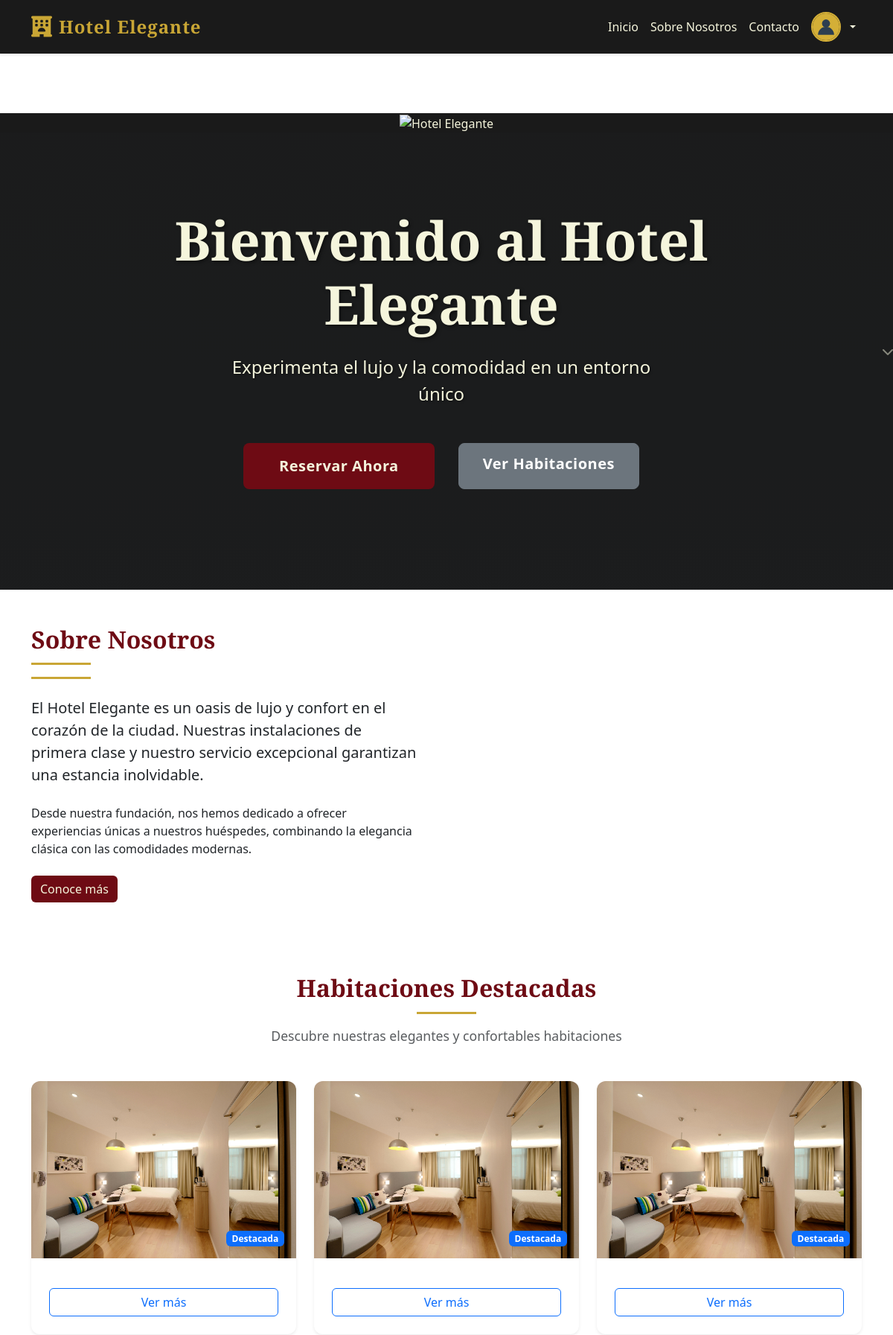
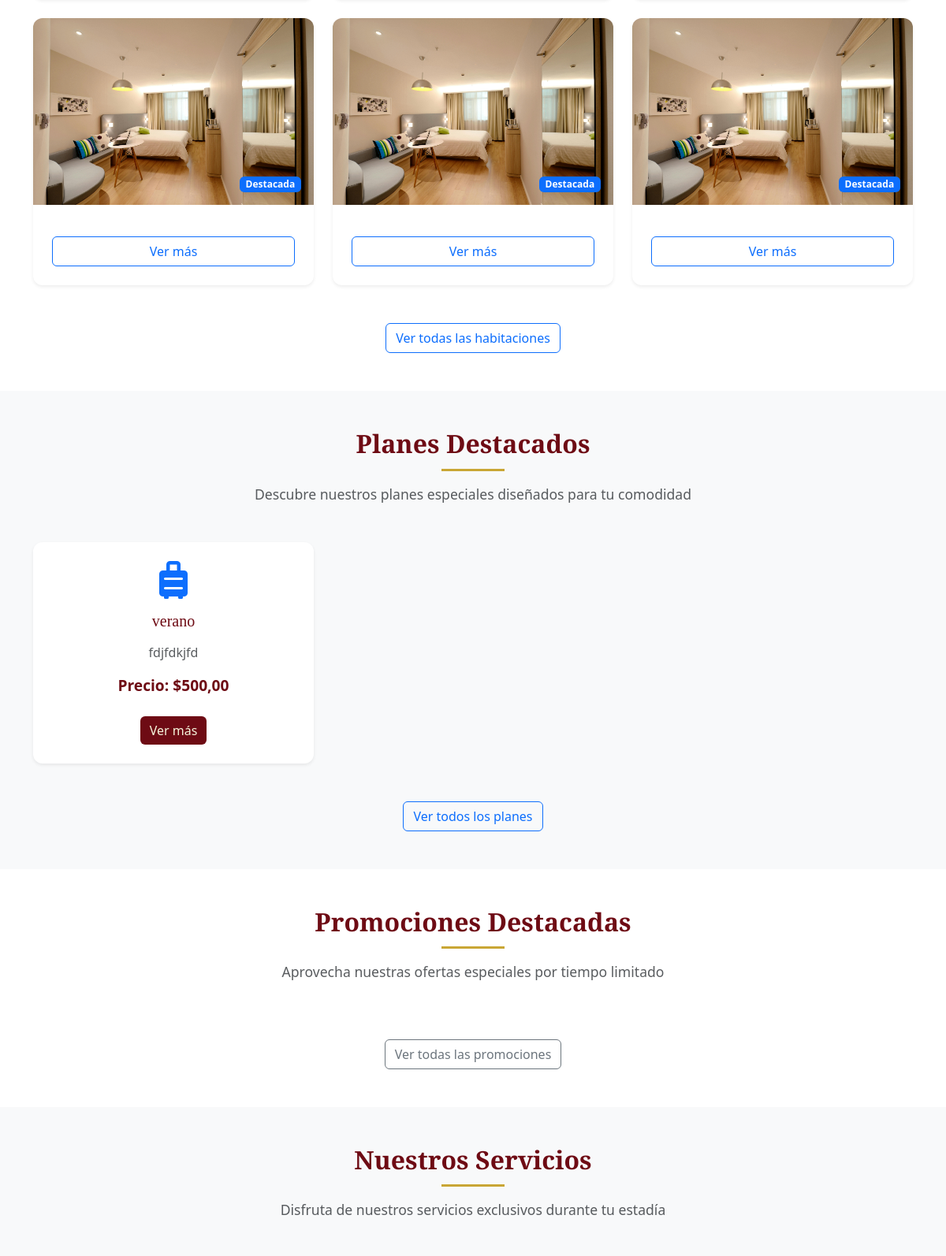
The app's page / (signed in, upper part) with its own data (2 pictures, top to bottom).
### habitaciones/models.py (models this page shows, shortened)
class Habitacion(models.Model):
    numero = models.CharField(max_length=10, unique=True, help_text="Número o identificador de la habitación")
    tipo_habitacion = models.ForeignKey(TipoHabitacion, on_delete=models.CASCADE, related_name='habitaciones')
    disponible = models.BooleanField(default=True, help_text="Si la habitación está disponible para uso")
    en_mantenimiento = models.BooleanField(default=False, help_text="Si la habitación está en mantenimiento")
    observaciones = models.TextField(blank=True, null=True, help_text="Observaciones específicas de esta habitación")
    class Meta:
        verbose_name = "Habitación"
        verbose_name_plural = "Habitaciones"
        ordering = ['numero']

### administracion/models.py (models this page shows, shortened)
class Plan(models.Model):
    nombre = models.CharField(max_length=100, unique=True)
    descripcion = models.TextField()
    precio = models.DecimalField(max_digits=10, decimal_places=2, validators=[MinValueValidator(0)])
    imagen = models.ImageField(upload_to='planes/', null=True, blank=True)
    habitacion = models.ForeignKey(Habitacion, on_delete=models.CASCADE)  # Habitación asociada al plan
    class Meta:
        ordering = ["nombre"]

### hotel/views.py (the view)
# urls.py: path('', views.index, name='index'),
def index(request):
    if 'numero_huespedes' in request.session:
        del request.session['numero_huespedes']
    if 'fecha_entrada' in request.session:
        del request.session['fecha_entrada']
    if 'fecha_salida' in request.session:
        del request.session['fecha_salida']
    if 'habitacion_id' in request.session:
        del request.session['habitacion_id']
    planes = Plan.objects.all()[:3]
    promociones = Promocion.objects.all()[:3]
    habitaciones = Habitacion.objects.all()[:6]
    servicios = Servicio.objects.all()  # Podés limitar con [:6] si querés
    context = {
        'planes': planes,
        'promociones': promociones,
        'habitaciones': habitaciones,
        'servicios': servicios
    }
    return render(request, 'index.html', context)

### administracion/permissions.py (called while the page is built, shortened)
def obtener_roles_usuario(usuario):
    if not usuario.is_authenticated:
        return []
    return UsuarioRol.objects.filter(
        usuario=usuario,
        activo=True,
        rol__activo=True
    ).select_related('rol')

def es_super_admin(usuario):
    if not usuario.is_authenticated:
        return False
    if usuario.is_superuser:
        return True

def obtener_permisos_usuario(usuario):
    if not usuario.is_authenticated:
        return {}
    if usuario.is_superuser:
        from .models import Permiso
        permisos = Permiso.objects.all()
        permisos_dict = {}
        for permiso in permisos:
            if permiso.modulo not in permisos_dict:
                permisos_dict[permiso.modulo] = []
            permisos_dict[permiso.modulo].append(permiso.accion)
        return permisos_dict

def permisos_context(request):
    if request.user.is_authenticated:
        permisos_raw = obtener_permisos_usuario(request.user)
        return {
            'user_permissions': permisos_raw,
            'permisos': convertir_permisos_para_template(permisos_raw),
            'user_roles': [ur.rol for ur in obtener_roles_usuario(request.user)],
            'is_super_admin': es_super_admin(request.user),
        }
    return {}

### hotel/templates/index.html (shortened to what this page needs)
{% extends 'base.html' %}
{% load static %}
{% block content %}
<section class="hero position-relative" id="hero">
  <div class="hero-background">
    <img src="{% static 'img/lobby_escalera_unsplash.jpg' %}" alt="Hotel Elegante" class="hero-image">
    <div class="hero-overlay position-absolute w-100 h-100 bg-dark opacity-50"></div>
  </div>
  <div class="container position-relative h-100 d-flex align-items-center">
    <div class="hero-content text-center text-white py-5">
      <h1 class="display-4 fw-bold mb-4">Bienvenido al Hotel Elegante</h1>
      <p class="lead mb-5">Experimenta el lujo y la comodidad en un entorno único</p>
      <div class="hero-buttons">
        <a href="{% url 'seleccionar_huespedes' %}" class="btn btn-primary btn-lg px-5 py-3">Reservar Ahora</a>
        <a href="{% url 'habitaciones_lista' %}" class="btn btn-secondary btn-lg">Ver Habitaciones</a>
      </div>
    </div>
  </div>
  <div class="scroll-indicator">
    <i class="fas fa-chevron-down"></i>
  </div>
</section>
<section class="about py-5">
  <div class="container">
    <div class="row align-items-center">
      <div class="col-lg-6 mb-4 mb-lg-0">
        <div class="about-content pe-lg-4">
          <div class="section-header mb-4">
            <h2 class="fw-bold">Sobre Nosotros</h2>
            <div class="divider my-3"></div>
          </div>
          <p class="lead mb-4">El Hotel Elegante es un oasis de lujo y confort en el corazón de la ciudad. Nuestras instalaciones de primera clase y nuestro servicio excepcional garantizan una estancia inolvidable.</p>
          <p class="mb-4">Desde nuestra fundación, nos hemos dedicado a ofrecer experiencias únicas a nuestros huéspedes, combinando la elegancia clásica con las comodidades modernas.</p>
          <a href="{% url 'about' %}" class="btn btn-primary">Conoce más</a>
        </div>
      </div>
      <div class="col-lg-6">
      </div>
    </div>
  </div>
</section>
<section class="seccion-habitaciones py-5" id="habitaciones">
  <div class="container">
    <div class="section-header text-center mb-5">
      <h2 class="fw-bold">Habitaciones Destacadas</h2>
      <p class="text-muted">Descubre nuestras elegantes y confortables habitaciones</p>
    </div>
    <div class="row g-4">
      {% if habitaciones %}
        {% for habitacion in habitaciones %}
        <div class="col-md-6 col-lg-4">
          <div class="card h-100 border-0 shadow-sm overflow-hidden">
            {% if habitacion.imagen %}
            <div class="img-placeholder position-relative">
              <img src="{{ habitacion.imagen.url }}" class="card-img-top img-fluid" alt="{{ habitacion.nombre }}">
              <div class="position-absolute bottom-0 end-0 p-3">
                <span class="badge bg-primary">Destacada</span>
              </div>
            </div>
            {% else %}
            <div class="img-placeholder position-relative">
              <img src="{% static 'img/habitacion_pexels_1.jpg' %}" class="card-img-top img-fluid" alt="{{ habitacion.nombre }}">
              <div class="position-absolute bottom-0 end-0 p-3">
                <span class="badge bg-primary">Destacada</span>
              </div>
            </div>
            {% endif %}
            <div class="card-body p-4">
              <a href="{% url 'habitaciones_lista' %}" class="btn btn-outline-primary w-100">Ver más</a>
            </div>
          </div>
        </div>
        {% endfor %}
      {% else %}
        <p class="text-center">No hay habitaciones disponibles en este momento.</p>
      {% endif %}
    </div>
    <div class="text-center mt-5">
      <a href="{% url 'habitaciones_lista' %}" class="btn btn-outline-primary">Ver todas las habitaciones</a>
    </div>
  </div>
</section>
<section class="seccion-planes py-5 bg-light">
  <div class="container">
    <div class="section-header text-center mb-5">
      <h2 class="fw-bold">Planes Destacados</h2>
      <p class="text-muted">Descubre nuestros planes especiales diseñados para tu comodidad</p>
    </div>
    <div class="row g-4">
      {% for plan in planes %}
      <div class="col-md-4">
        <div class="card h-100 border-0 shadow-sm">
          <div class="card-body text-center p-4">
            <div class="icon-placeholder mb-3">
              <i class="fas fa-suitcase-rolling fa-3x text-primary"></i>
            </div>
            <h3 class="card-title h5 mb-3">{{ plan.nombre }}</h3>
            <p class="card-text text-muted mb-3">{{ plan.descripcion|truncatechars:100 }}</p>
            <p class="precio fw-bold mb-4">Precio: ${{ plan.precio }}</p>
            <a href="{% url 'detalle_plan' plan.id %}" class="btn btn-primary">Ver más</a>
          </div>
        </div>
      </div>
      {% endfor %}
    </div>
    <div class="text-center mt-5">
      <a href="{% url 'planes_y_promociones' %}" class="btn btn-outline-primary">Ver todos los planes</a>
    </div>
  </div>
</section>
<section class="seccion-promociones py-5">
  <div class="container">
    <div class="section-header text-center mb-5">
      <h2 class="fw-bold">Promociones Destacadas</h2>
      <p class="text-muted">Aprovecha nuestras ofertas especiales por tiempo limitado</p>
    </div>
    <div class="text-center mt-5">
      <a href="{% url 'planes_y_promociones' %}" class="btn btn-outline-secondary">Ver todas las promociones</a>
    </div>
  </div>
</section>
<section class="seccion-servicios py-5 bg-light">
  <div class="container">
    <div class="section-header text-center mb-5">
      <h2 class="fw-bold">Nuestros Servicios</h2>
      <p class="text-muted">Disfruta de nuestros servicios exclusivos durante tu estadía</p>
    </div>
    <div class="row g-4">
    </div>
  </div>
</section>
{% endblock %}

### hotel/static/css/style.css (style rules this page uses)
:root { --vino: #6E0B14; --beige: #F5F5DC; --negro: #1A1A1A; --dorado: #C9A635; --texto: #2A2A2A; --bs-primary: var(--vino); --bs-secondary: var(--dorado); }
html { font-size: 16px; -webkit-text-size-adjust: 100%; }
.btn-vino, .btn.btn-primary { background-color: var(--vino) !important; color: var(--beige) !important; border: none; transition: all 0.3s ease; }
.hero { background-color: var(--negro); color: var(--beige); padding: 0; position: relative; text-align: center; height: 80vh; min-height: 600px; display: flex; align-items: center; overflow: hidden; }
.hero-background { position: absolute; top: 0; left: 0; width: 100%; height: 100%; z-index: 1; }
.hero-image { width: 100%; height: 100%; object-fit: cover; }
.hero-overlay { background: linear-gradient(rgba(26, 26, 26, 0.7), rgba(26, 26, 26, 0.5)); z-index: 2; }
.hero-content { position: relative; z-index: 3; max-width: 800px; margin: 0 auto; padding: 2rem; }
.hero h1 { color: var(--beige); font-size: clamp(2.5rem, 6vw, 4.5rem); font-family: "Playfair Display", serif; text-shadow: 2px 2px 4px rgba(0, 0, 0, 0.5); margin-bottom: 1.5rem; }
.hero p { color: var(--beige); font-size: clamp(1.1rem, 3vw, 1.5rem); margin-bottom: 2.5rem; text-shadow: 1px 1px 3px rgba(0, 0, 0, 0.5); max-width: 600px; margin-left: auto; margin-right: auto; }
.hero .btn { margin: 0 0.5rem 0.5rem; padding: 0.75rem 2rem; font-weight: 600; letter-spacing: 0.5px; }
.hero-buttons { display: flex; justify-content: center; flex-wrap: wrap; gap: 1rem; }
.section-header h2 { color: var(--vino); font-family: "Playfair Display", serif; margin-bottom: 0.5rem; position: relative; }
.section-header h2::after { content: ""; display: block; width: 80px; height: 3px; background-color: var(--dorado); margin: 0.75rem auto 1rem; }
.section-header p { color: var(--texto); font-size: 1.1rem; max-width: 700px; margin: 0 auto 1.5rem; }
.seccion-planes { background-color: var(--beige); padding: 5rem 0; }
.seccion-planes .card { background-color: #fff; }
.seccion-planes .icon-placeholder { color: var(--vino); }
.seccion-planes .precio { color: var(--vino); font-weight: bold; font-size: 1.2rem; }
.seccion-promociones { background-color: #fff; padding: 5rem 0; }
.seccion-servicios { background-color: var(--beige); padding: 5rem 0; }
.card { border: none; border-radius: 12px; box-shadow: 0 4px 12px rgba(0,0,0,0.08); overflow: hidden; transition: transform 0.3s ease, box-shadow 0.3s ease; height: 100%; }
.card h3 { color: var(--vino); font-family: "Playfair Display", serif; }
.card p { color: var(--texto); }
.about { padding: 5rem 0; background-color: #fff; }
.about .section-header h2 { text-align: left; }
.about .section-header h2::after { margin-left: 0; }
.about .divider { width: 80px; height: 3px; background-color: var(--dorado); margin: 1rem 0 2rem; }
.about-content { padding-right: 2rem; }

### records on screen
Plan: nombre "verano", descripcion "fdjfdkjfd", precio "500,00"
